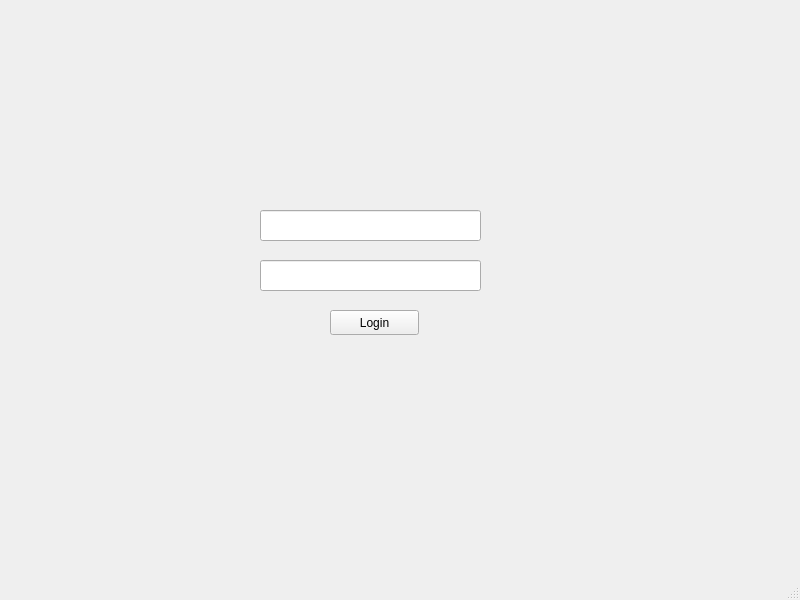
<?xml version="1.0" encoding="UTF-8"?>
<ui version="4.0">
 <class>LoginWindow</class>
 <widget class="QMainWindow" name="LoginWindow">
  <property name="geometry">
   <rect>
    <x>0</x>
    <y>0</y>
    <width>800</width>
    <height>600</height>
   </rect>
  </property>
  <property name="windowTitle">
   <string>MainWindow</string>
  </property>
  <widget class="QWidget" name="centralwidget">
   <widget class="QPushButton" name="pushButton">
    <property name="geometry">
     <rect>
      <x>330</x>
      <y>310</y>
      <width>89</width>
      <height>25</height>
     </rect>
    </property>
    <property name="text">
     <string>Login</string>
    </property>
   </widget>
   <widget class="QLineEdit" name="login_le">
    <property name="geometry">
     <rect>
      <x>260</x>
      <y>210</y>
      <width>221</width>
      <height>31</height>
     </rect>
    </property>
   </widget>
   <widget class="QLineEdit" name="password_le">
    <property name="geometry">
     <rect>
      <x>260</x>
      <y>260</y>
      <width>221</width>
      <height>31</height>
     </rect>
    </property>
   </widget>
  </widget>
  <widget class="QMenuBar" name="menubar">
   <property name="geometry">
    <rect>
     <x>0</x>
     <y>0</y>
     <width>800</width>
     <height>22</height>
    </rect>
   </property>
  </widget>
  <widget class="QStatusBar" name="statusbar"/>
 </widget>
 <resources/>
 <connections/>
</ui>
